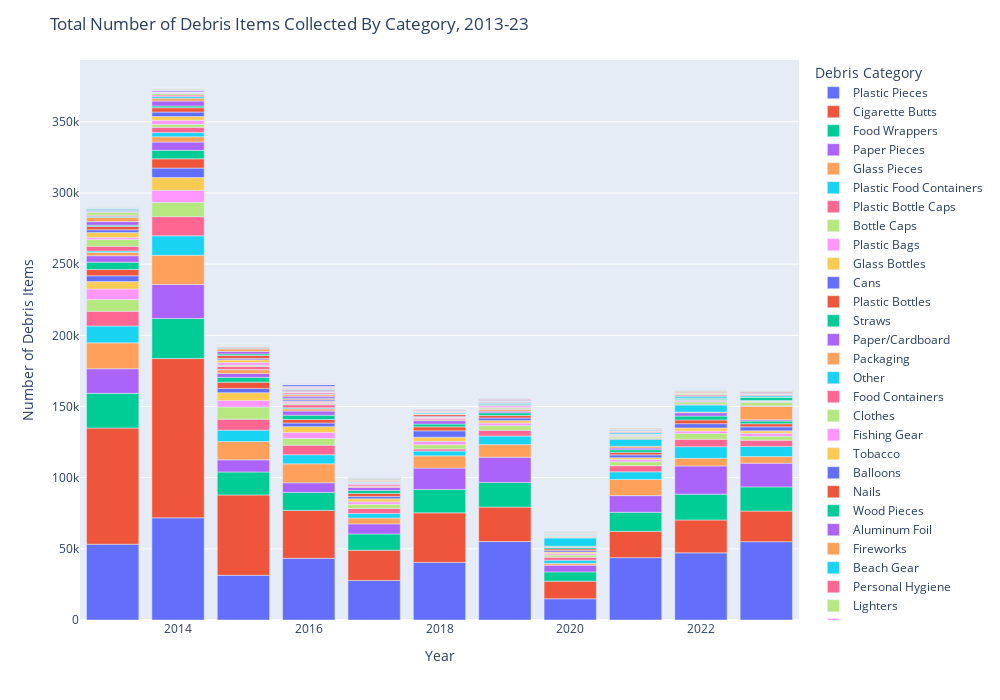

Write notebook code for a chart like this one.
### Markdown cell above
# Longitudinal Evaluation of Cleanup Items

Here we'll look at the number of items cleaned up by year from 2013-2023. First, let's just look at bar plots of items collected over the years and number of volunteers over the years.
In order to do that, we'll need to group the data by year. We'll also add a column for total number of volunteers, which was defined at number of adults * 0.5 * number of youths.

## Total Number of Items by Debris Category

### Code cell
# Bar plot of all trash items over the years
fig = graph_maker.annual_total_bar()
fig.show()

### Figure 1 — Plotly figure (JSON) as saved in the notebook; plotly's stock layout.template omitted (floating-point values rounded to 4 significant figures)
{"data": [{"alignmentgroup": "True", "hovertemplate": "variable=Plastic Pieces<br>index=%{x}<br>value=%{y}<extra></extra>", "legendgroup": "Plastic Pieces", "marker": {"color": "#636efa", "pattern": {"shape": ""}}, "name": "Plastic Pieces", "offsetgroup": "Plastic Pieces", "orientation": "v", "showlegend": true, "textposition": "auto", "type": "bar", "x": [2013, 2014, 2015, 2016, 2017, 2018, 2019, 2020, 2021, 2022, 2023], "xaxis": "x", "y": [53236, 71803, 31440, 43322, 27790.0, 40469, 55116, 14907, 43820, 47164, 55038], "yaxis": "y"}, {"alignmentgroup": "True", "hovertemplate": "variable=Cigarette Butts<br>index=%{x}<br>value=%{y}<extra></extra>", "legendgroup": "Cigarette Butts", "marker": {"color": "#EF553B", "pattern": {"shape": ""}}, "name": "Cigarette Butts", "offsetgroup": "Cigarette Butts", "orientation": "v", "showlegend": true, "textposition": "auto", "type": "bar", "x": [2013, 2014, 2015, 2016, 2017, 2018, 2019, 2020, 2021, 2022, 2023], "xaxis": "x", "y": [81642, 111884, 56423, 33684, 21251, 34815, 24202, 12380, 18464, 23115, 21498], "yaxis": "y"}, {"alignmentgroup": "True", "hovertemplate": "variable=Food Wrappers<br>index=%{x}<br>value=%{y}<extra></extra>", "legendgroup": "Food Wrappers", "marker": {"color": "#00cc96", "pattern": {"shape": ""}}, "name": "Food Wrappers", "offsetgroup": "Food Wrappers", "orientation": "v", "showlegend": true, "textposition": "auto", "type": "bar", "x": [2013, 2014, 2015, 2016, 2017, 2018, 2019, 2020, 2021, 2022, 2023], "xaxis": "x", "y": [24397, 28110, 16142, 12632, 11425, 16437, 17333, 6513, 13373, 18128, 16988], "yaxis": "y"}, {"alignmentgroup": "True", "hovertemplate": "variable=Paper Pieces<br>index=%{x}<br>value=%{y}<extra></extra>", "legendgroup": "Paper Pieces", "marker": {"color": "#ab63fa", "pattern": {"shape": ""}}, "name": "Paper Pieces", "offsetgroup": "Paper Pieces", "orientation": "v", "showlegend": true, "textposition": "auto", "type": "bar", "x": [2013, 2014, 2015, 2016, 2017, 2018, 2019, 2020, 2021, 2022, 2023], "xaxis": "x", "y": [17242, 23901, 8493, 6783, 7043, 15017, 17738, 4727, 11733, 19817, 16650], "yaxis": "y"}, {"alignmentgroup": "True", "hovertemplate": "variable=Glass Pieces<br>index=%{x}<br>value=%{y}<extra></extra>", "legendgroup": "Glass Pieces", "marker": {"color": "#FFA15A", "pattern": {"shape": ""}}, "name": "Glass Pieces", "offsetgroup": "Glass Pieces", "orientation": "v", "showlegend": true, "textposition": "auto", "type": "bar", "x": [2013, 2014, 2015, 2016, 2017, 2018, 2019, 2020, 2021, 2022, 2023], "xaxis": "x", "y": [18196, 20532, 12865, 13290, 4103, 8584, 8823, 1288, 11356, 5369, 4605], "yaxis": "y"}, {"alignmentgroup": "True", "hovertemplate": "variable=Plastic Food Containers<br>index=%{x}<br>value=%{y}<extra></extra>", "legendgroup": "Plastic Food Containers", "marker": {"color": "#19d3f3", "pattern": {"shape": ""}}, "name": "Plastic Food Containers", "offsetgroup": "Plastic Food Containers", "orientation": "v", "showlegend": true, "textposition": "auto", "type": "bar", "x": [2013, 2014, 2015, 2016, 2017, 2018, 2019, 2020, 2021, 2022, 2023], "xaxis": "x", "y": [11813, 13664, 8029, 6402, 3214, 3360, 6040.0, 2221, 5356, 8180, 7121], "yaxis": "y"}, {"alignmentgroup": "True", "hovertemplate": "variable=Plastic Bottle Caps<br>index=%{x}<br>value=%{y}<extra></extra>", "legendgroup": "Plastic Bottle Caps", "marker": {"color": "#FF6692", "pattern": {"shape": ""}}, "name": "Plastic Bottle Caps", "offsetgroup": "Plastic Bottle Caps", "orientation": "v", "showlegend": true, "textposition": "auto", "type": "bar", "x": [2013, 2014, 2015, 2016, 2017, 2018, 2019, 2020, 2021, 2022, 2023], "xaxis": "x", "y": [10424, 13438, 7685, 6716, 3568, 1486, 4003, 2039, 4272, 5222, 4363], "yaxis": "y"}, {"alignmentgroup": "True", "hovertemplate": "variable=Bottle Caps<br>index=%{x}<br>value=%{y}<extra></extra>", "legendgroup": "Bottle Caps", "marker": {"color": "#B6E880", "pattern": {"shape": ""}}, "name": "Bottle Caps", "offsetgroup": "Bottle Caps", "orientation": "v", "showlegend": true, "textposition": "auto", "type": "bar", "x": [2013, 2014, 2015, 2016, 2017, 2018, 2019, 2020, 2021, 2022, 2023], "xaxis": "x", "y": [8151, 10074, 8585, 4737, 2890, 3014, 3327, 1513, 2838, 4083, 2761], "yaxis": "y"}, {"alignmentgroup": "True", "hovertemplate": "variable=Plastic Bags<br>index=%{x}<br>value=%{y}<extra></extra>", "legendgroup": "Plastic Bags", "marker": {"color": "#FF97FF", "pattern": {"shape": ""}}, "name": "Plastic Bags", "offsetgroup": "Plastic Bags", "orientation": "v", "showlegend": true, "textposition": "auto", "type": "bar", "x": [2013, 2014, 2015, 2016, 2017, 2018, 2019, 2020, 2021, 2022, 2023], "xaxis": "x", "y": [7448, 8479, 4580, 4120, 1773, 2311, 1858, 1102, 1488, 1644, 2146], "yaxis": "y"}, {"alignmentgroup": "True", "hovertemplate": "variable=Glass Bottles<br>index=%{x}<br>value=%{y}<extra></extra>", "legendgroup": "Glass Bottles", "marker": {"color": "#FECB52", "pattern": {"shape": ""}}, "name": "Glass Bottles", "offsetgroup": "Glass Bottles", "orientation": "v", "showlegend": true, "textposition": "auto", "type": "bar", "x": [2013, 2014, 2015, 2016, 2017, 2018, 2019, 2020, 2021, 2022, 2023], "xaxis": "x", "y": [5210, 8923, 5470, 4165, 2142, 2933, 1669, 1010, 1355, 2238, 1715], "yaxis": "y"}, {"alignmentgroup": "True", "hovertemplate": "variable=Cans<br>index=%{x}<br>value=%{y}<extra></extra>", "legendgroup": "Cans", "marker": {"color": "#636efa", "pattern": {"shape": ""}}, "name": "Cans", "offsetgroup": "Cans", "orientation": "v", "showlegend": true, "textposition": "auto", "type": "bar", "x": [2013, 2014, 2015, 2016, 2017, 2018, 2019, 2020, 2021, 2022, 2023], "xaxis": "x", "y": [4064, 6657, 3007, 2549, 1621, 4480, 1802, 1049, 1967, 2970, 2826], "yaxis": "y"}, {"alignmentgroup": "True", "hovertemplate": "variable=Plastic Bottles<br>index=%{x}<br>value=%{y}<extra></extra>", "legendgroup": "Plastic Bottles", "marker": {"color": "#EF553B", "pattern": {"shape": ""}}, "name": "Plastic Bottles", "offsetgroup": "Plastic Bottles", "orientation": "v", "showlegend": true, "textposition": "auto", "type": "bar", "x": [2013, 2014, 2015, 2016, 2017, 2018, 2019, 2020, 2021, 2022, 2023], "xaxis": "x", "y": [4396, 6521, 4369, 2438, 2134.0, 2775, 1727, 1214, 1731, 2612, 2174], "yaxis": "y"}, {"alignmentgroup": "True", "hovertemplate": "variable=Straws<br>index=%{x}<br>value=%{y}<extra></extra>", "legendgroup": "Straws", "marker": {"color": "#00cc96", "pattern": {"shape": ""}}, "name": "Straws", "offsetgroup": "Straws", "orientation": "v", "showlegend": true, "textposition": "auto", "type": "bar", "x": [2013, 2014, 2015, 2016, 2017, 2018, 2019, 2020, 2021, 2022, 2023], "xaxis": "x", "y": [5167, 6001, 3346, 3089, 2043, 1997, 1942, 981, 1851, 2754, 1910], "yaxis": "y"}, {"alignmentgroup": "True", "hovertemplate": "variable=Paper/Cardboard<br>index=%{x}<br>value=%{y}<extra></extra>", "legendgroup": "Paper/Cardboard", "marker": {"color": "#ab63fa", "pattern": {"shape": ""}}, "name": "Paper/Cardboard", "offsetgroup": "Paper/Cardboard", "orientation": "v", "showlegend": true, "textposition": "auto", "type": "bar", "x": [2013, 2014, 2015, 2016, 2017, 2018, 2019, 2020, 2021, 2022, 2023], "xaxis": "x", "y": [4518, 5800, 2788, 2880, 2123, 2337, 1102, 326, 1206, 2300, 853], "yaxis": "y"}, {"alignmentgroup": "True", "hovertemplate": "variable=Packaging<br>index=%{x}<br>value=%{y}<extra></extra>", "legendgroup": "Packaging", "marker": {"color": "#FFA15A", "pattern": {"shape": ""}}, "name": "Packaging", "offsetgroup": "Packaging", "orientation": "v", "showlegend": true, "textposition": "auto", "type": "bar", "x": [2013, 2014, 2015, 2016, 2017, 2018, 2019, 2020, 2021, 2022, 2023], "xaxis": "x", "y": [2297, 3681, 2625, 1521, 880, 727, 1199, 572, 1279, 550, 9523], "yaxis": "y"}, {"alignmentgroup": "True", "hovertemplate": "variable=Other<br>index=%{x}<br>value=%{y}<extra></extra>", "legendgroup": "Other", "marker": {"color": "#19d3f3", "pattern": {"shape": ""}}, "name": "Other", "offsetgroup": "Other", "orientation": "v", "showlegend": true, "textposition": "auto", "type": "bar", "x": [2013, 2014, 2015, 2016, 2017, 2018, 2019, 2020, 2021, 2022, 2023], "xaxis": "x", "y": [998, 2949, 137, 782, 15, 0, 0, 5811, 4941, 4878, 0], "yaxis": "y"}, {"alignmentgroup": "True", "hovertemplate": "variable=Food Containers<br>index=%{x}<br>value=%{y}<extra></extra>", "legendgroup": "Food Containers", "marker": {"color": "#FF6692", "pattern": {"shape": ""}}, "name": "Food Containers", "offsetgroup": "Food Containers", "orientation": "v", "showlegend": true, "textposition": "auto", "type": "bar", "x": [2013, 2014, 2015, 2016, 2017, 2018, 2019, 2020, 2021, 2022, 2023], "xaxis": "x", "y": [3340, 3726, 2083, 2103, 1053, 1072, 477, 399, 462, 552, 345], "yaxis": "y"}, {"alignmentgroup": "True", "hovertemplate": "variable=Clothes<br>index=%{x}<br>value=%{y}<extra></extra>", "legendgroup": "Clothes", "marker": {"color": "#B6E880", "pattern": {"shape": ""}}, "name": "Clothes", "offsetgroup": "Clothes", "orientation": "v", "showlegend": true, "textposition": "auto", "type": "bar", "x": [2013, 2014, 2015, 2016, 2017, 2018, 2019, 2020, 2021, 2022, 2023], "xaxis": "x", "y": [4809, 2069, 944, 777, 6, 0, 1017, 479, 1012, 1672, 2428], "yaxis": "y"}, {"alignmentgroup": "True", "hovertemplate": "variable=Fishing Gear<br>index=%{x}<br>value=%{y}<extra></extra>", "legendgroup": "Fishing Gear", "marker": {"color": "#FF97FF", "pattern": {"shape": ""}}, "name": "Fishing Gear", "offsetgroup": "Fishing Gear", "orientation": "v", "showlegend": true, "textposition": "auto", "type": "bar", "x": [2013, 2014, 2015, 2016, 2017, 2018, 2019, 2020, 2021, 2022, 2023], "xaxis": "x", "y": [1288, 2820, 1827, 1024, 793, 637, 1129, 193, 545, 791, 679], "yaxis": "y"}, {"alignmentgroup": "True", "hovertemplate": "variable=Tobacco<br>index=%{x}<br>value=%{y}<extra></extra>", "legendgroup": "Tobacco", "marker": {"color": "#FECB52", "pattern": {"shape": ""}}, "name": "Tobacco", "offsetgroup": "Tobacco", "orientation": "v", "showlegend": true, "textposition": "auto", "type": "bar", "x": [2013, 2014, 2015, 2016, 2017, 2018, 2019, 2020, 2021, 2022, 2023], "xaxis": "x", "y": [3524, 2675, 1931, 691, 155, 148, 453, 394, 552, 362, 212], "yaxis": "y"}, {"alignmentgroup": "True", "hovertemplate": "variable=Balloons<br>index=%{x}<br>value=%{y}<extra></extra>", "legendgroup": "Balloons", "marker": {"color": "#636efa", "pattern": {"shape": ""}}, "name": "Balloons", "offsetgroup": "Balloons", "orientation": "v", "showlegend": true, "textposition": "auto", "type": "bar", "x": [2013, 2014, 2015, 2016, 2017, 2018, 2019, 2020, 2021, 2022, 2023], "xaxis": "x", "y": [1987, 3151, 956, 947, 347, 558, 368, 162, 427, 446, 433], "yaxis": "y"}, {"alignmentgroup": "True", "hovertemplate": "variable=Nails<br>index=%{x}<br>value=%{y}<extra></extra>", "legendgroup": "Nails", "marker": {"color": "#EF553B", "pattern": {"shape": ""}}, "name": "Nails", "offsetgroup": "Nails", "orientation": "v", "showlegend": true, "textposition": "auto", "type": "bar", "x": [2013, 2014, 2015, 2016, 2017, 2018, 2019, 2020, 2021, 2022, 2023], "xaxis": "x", "y": [2325, 3037, 2081, 621, 111, 1359, 0, 0, 0, 0, 0], "yaxis": "y"}, {"alignmentgroup": "True", "hovertemplate": "variable=Wood Pieces<br>index=%{x}<br>value=%{y}<extra></extra>", "legendgroup": "Wood Pieces", "marker": {"color": "#00cc96", "pattern": {"shape": ""}}, "name": "Wood Pieces", "offsetgroup": "Wood Pieces", "orientation": "v", "showlegend": true, "textposition": "auto", "type": "bar", "x": [2013, 2014, 2015, 2016, 2017, 2018, 2019, 2020, 2021, 2022, 2023], "xaxis": "x", "y": [937.5, 1236, 1133, 571, 27, 0, 799, 227, 547, 1130, 2448], "yaxis": "y"}, {"alignmentgroup": "True", "hovertemplate": "variable=Aluminum Foil<br>index=%{x}<br>value=%{y}<extra></extra>", "legendgroup": "Aluminum Foil", "marker": {"color": "#ab63fa", "pattern": {"shape": ""}}, "name": "Aluminum Foil", "offsetgroup": "Aluminum Foil", "orientation": "v", "showlegend": true, "textposition": "auto", "type": "bar", "x": [2013, 2014, 2015, 2016, 2017, 2018, 2019, 2020, 2021, 2022, 2023], "xaxis": "x", "y": [2478, 3453, 1697, 1386, 0, 35, 0, 0, 0, 0, 0], "yaxis": "y"}, {"alignmentgroup": "True", "hovertemplate": "variable=Fireworks<br>index=%{x}<br>value=%{y}<extra></extra>", "legendgroup": "Fireworks", "marker": {"color": "#FFA15A", "pattern": {"shape": ""}}, "name": "Fireworks", "offsetgroup": "Fireworks", "orientation": "v", "showlegend": true, "textposition": "auto", "type": "bar", "x": [2013, 2014, 2015, 2016, 2017, 2018, 2019, 2020, 2021, 2022, 2023], "xaxis": "x", "y": [3018, 2031, 1759, 1051, 152, 151, 55, 1, 42, 51, 2], "yaxis": "y"}, {"alignmentgroup": "True", "hovertemplate": "variable=Beach Gear<br>index=%{x}<br>value=%{y}<extra></extra>", "legendgroup": "Beach Gear", "marker": {"color": "#19d3f3", "pattern": {"shape": ""}}, "name": "Beach Gear", "offsetgroup": "Beach Gear", "orientation": "v", "showlegend": true, "textposition": "auto", "type": "bar", "x": [2013, 2014, 2015, 2016, 2017, 2018, 2019, 2020, 2021, 2022, 2023], "xaxis": "x", "y": [747, 1244, 444, 347, 235, 706, 648, 638, 965, 1194, 918], "yaxis": "y"}, {"alignmentgroup": "True", "hovertemplate": "variable=Personal Hygiene<br>index=%{x}<br>value=%{y}<extra></extra>", "legendgroup": "Personal Hygiene", "marker": {"color": "#FF6692", "pattern": {"shape": ""}}, "name": "Personal Hygiene", "offsetgroup": "Personal Hygiene", "orientation": "v", "showlegend": true, "textposition": "auto", "type": "bar", "x": [2013, 2014, 2015, 2016, 2017, 2018, 2019, 2020, 2021, 2022, 2023], "xaxis": "x", "y": [768, 968, 789, 945, 615.5, 377, 541, 346, 601, 806, 593], "yaxis": "y"}, {"alignmentgroup": "True", "hovertemplate": "variable=Lighters<br>index=%{x}<br>value=%{y}<extra></extra>", "legendgroup": "Lighters", "marker": {"color": "#B6E880", "pattern": {"shape": ""}}, "name": "Lighters", "offsetgroup": "Lighters", "orientation": "v", "showlegend": true, "textposition": "auto", "type": "bar", "x": [2013, 2014, 2015, 2016, 2017, 2018, 2019, 2020, 2021, 2022, 2023], "xaxis": "x", "y": [2033, 1018, 526, 353, 200, 235, 162, 50, 125, 665, 359], "yaxis": "y"}, {"alignmentgroup": "True", "hovertemplate": "variable=Bandaids<br>index=%{x}<br>value=%{y}<extra></extra>", "legendgroup": "Bandaids", "marker": {"color": "#FF97FF", "pattern": {"shape": ""}}, "name": "Bandaids", "offsetgroup": "Bandaids", "orientation": "v", "showlegend": true, "textposition": "auto", "type": "bar", "x": [2013, 2014, 2015, 2016, 2017, 2018, 2019, 2020, 2021, 2022, 2023], "xaxis": "x", "y": [737, 899, 363, 248, 316, 349, 356, 86, 270, 418, 277], "yaxis": "y"}, {"alignmentgroup": "True", "hovertemplate": "variable=Lids<br>index=%{x}<br>value=%{y}<extra></extra>", "legendgroup": "Lids", "marker": {"color": "#FECB52", "pattern": {"shape": ""}}, "name": "Lids", "offsetgroup": "Lids", "orientation": "v", "showlegend": true, "textposition": "auto", "type": "bar", "x": [2013, 2014, 2015, 2016, 2017, 2018, 2019, 2020, 2021, 2022, 2023], "xaxis": "x", "y": [0, 0, 0, 549, 852, 465, 540, 411, 532, 465, 496], "yaxis": "y"}, {"alignmentgroup": "True", "hovertemplate": "variable=Construction Materials<br>index=%{x}<br>value=%{y}<extra></extra>", "legendgroup": "Construction Materials", "marker": {"color": "#636efa", "pattern": {"shape": ""}}, "name": "Construction Materials", "offsetgroup": "Construction Materials", "orientation": "v", "showlegend": true, "textposition": "auto", "type": "bar", "x": [2013, 2014, 2015, 2016, 2017, 2018, 2019, 2020, 2021, 2022, 2023], "xaxis": "x", "y": [722, 172, 0, 742, 241, 461, 554, 166, 456, 276, 386], "yaxis": "y"}, {"alignmentgroup": "True", "hovertemplate": "variable=Utensils<br>index=%{x}<br>value=%{y}<extra></extra>", "legendgroup": "Utensils", "marker": {"color": "#EF553B", "pattern": {"shape": ""}}, "name": "Utensils", "offsetgroup": "Utensils", "orientation": "v", "showlegend": true, "textposition": "auto", "type": "bar", "x": [2013, 2014, 2015, 2016, 2017, 2018, 2019, 2020, 2021, 2022, 2023], "xaxis": "x", "y": [0, 0, 0, 426, 474, 389, 292, 453, 360, 434, 645], "yaxis": "y"}, {"alignmentgroup": "True", "hovertemplate": "variable=Strapping Bands<br>index=%{x}<br>value=%{y}<extra></extra>", "legendgroup": "Strapping Bands", "marker": {"color": "#00cc96", "pattern": {"shape": ""}}, "name": "Strapping Bands", "offsetgroup": "Strapping Bands", "orientation": "v", "showlegend": true, "textposition": "auto", "type": "bar", "x": [2013, 2014, 2015, 2016, 2017, 2018, 2019, 2020, 2021, 2022, 2023], "xaxis": "x", "y": [581, 65, 1, 431, 193, 255, 271, 208, 326, 399, 273], "yaxis": "y"}, {"alignmentgroup": "True", "hovertemplate": "variable=6-Pack Holders<br>index=%{x}<br>value=%{y}<extra></extra>", "legendgroup": "6-Pack Holders", "marker": {"color": "#ab63fa", "pattern": {"shape": ""}}, "name": "6-Pack Holders", "offsetgroup": "6-Pack Holders", "orientation": "v", "showlegend": true, "textposition": "auto", "type": "bar", "x": [2013, 2014, 2015, 2016, 2017, 2018, 2019, 2020, 2021, 2022, 2023], "xaxis": "x", "y": [624, 909, 301, 130, 45, 34, 77, 0, 36, 97, 41], "yaxis": "y"}, {"alignmentgroup": "True", "hovertemplate": "variable=PPE<br>index=%{x}<br>value=%{y}<extra></extra>", "legendgroup": "PPE", "marker": {"color": "#FFA15A", "pattern": {"shape": ""}}, "name": "PPE", "offsetgroup": "PPE", "orientation": "v", "showlegend": true, "textposition": "auto", "type": "bar", "x": [2013, 2014, 2015, 2016, 2017, 2018, 2019, 2020, 2021, 2022, 2023], "xaxis": "x", "y": [0, 0, 0, 0, 0, 0, 0, 720, 718, 630, 186], "yaxis": "y"}, {"alignmentgroup": "True", "hovertemplate": "variable=Batteries<br>index=%{x}<br>value=%{y}<extra></extra>", "legendgroup": "Batteries", "marker": {"color": "#19d3f3", "pattern": {"shape": ""}}, "name": "Batteries", "offsetgroup": "Batteries", "orientation": "v", "showlegend": true, "textposition": "auto", "type": "bar", "x": [2013, 2014, 2015, 2016, 2017, 2018, 2019, 2020, 2021, 2022, 2023], "xaxis": "x", "y": [245, 219, 167, 224, 453, 148, 77, 32, 68, 125, 483], "yaxis": "y"}, {"alignmentgroup": "True", "hovertemplate": "variable=Syringes<br>index=%{x}<br>value=%{y}<extra></extra>", "legendgroup": "Syringes", "marker": {"color": "#FF6692", "pattern": {"shape": ""}}, "name": "Syringes", "offsetgroup": "Syringes", "orientation": "v", "showlegend": true, "textposition": "auto", "type": "bar", "x": [2013, 2014, 2015, 2016, 2017, 2018, 2019, 2020, 2021, 2022, 2023], "xaxis": "x", "y": [140, 164, 215, 376, 136, 242, 156, 44, 101, 202, 283], "yaxis": "y"}, {"alignmentgroup": "True", "hovertemplate": "variable=Footwear<br>index=%{x}<br>value=%{y}<extra></extra>", "legendgroup": "Footwear", "marker": {"color": "#B6E880", "pattern": {"shape": ""}}, "name": "Footwear", "offsetgroup": "Footwear", "orientation": "v", "showlegend": true, "textposition": "auto", "type": "bar", "x": [2013, 2014, 2015, 2016, 2017, 2018, 2019, 2020, 2021, 2022, 2023], "xaxis": "x", "y": [539, 803.5, 321, 296, 1, 0, 0, 0, 0, 16, 30], "yaxis": "y"}, {"alignmentgroup": "True", "hovertemplate": "variable=Cigar Tips<br>index=%{x}<br>value=%{y}<extra></extra>", "legendgroup": "Cigar Tips", "marker": {"color": "#FF97FF", "pattern": {"shape": ""}}, "name": "Cigar Tips", "offsetgroup": "Cigar Tips", "orientation": "v", "showlegend": true, "textposition": "auto", "type": "bar", "x": [2013, 2014, 2015, 2016, 2017, 2018, 2019, 2020, 2021, 2022, 2023], "xaxis": "x", "y": [0, 183, 4, 359, 171, 204, 278, 1, 196, 128, 13], "yaxis": "y"}, {"alignmentgroup": "True", "hovertemplate": "variable=Rope<br>index=%{x}<br>value=%{y}<extra></extra>", "legendgroup": "Rope", "marker": {"color": "#FECB52", "pattern": {"shape": ""}}, "name": "Rope", "offsetgroup": "Rope", "orientation": "v", "showlegend": true, "textposition": "auto", "type": "bar", "x": [2013, 2014, 2015, 2016, 2017, 2018, 2019, 2020, 2021, 2022, 2023], "xaxis": "x", "y": [0, 0, 71, 572, 126, 136, 296, 7, 148, 64, 3], "yaxis": "y"}, {"alignmentgroup": "True", "hovertemplate": "variable=Beverage Bottles<br>index=%{x}<br>value=%{y}<extra></extra>", "legendgroup": "Beverage Bottles", "marker": {"color": "#636efa", "pattern": {"shape": ""}}, "name": "Beverage Bottles", "offsetgroup": "Beverage Bottles", "orientation": "v", "showlegend": true, "textposition": "auto", "type": "bar", "x": [2013, 2014, 2015, 2016, 2017, 2018, 2019, 2020, 2021, 2022, 2023], "xaxis": "x", "y": [0, 0, 0, 1413, 0, 0, 0, 0, 0, 0, 0], "yaxis": "y"}, {"alignmentgroup": "True", "hovertemplate": "variable=Tires<br>index=%{x}<br>value=%{y}<extra></extra>", "legendgroup": "Tires", "marker": {"color": "#EF553B", "pattern": {"shape": ""}}, "name": "Tires", "offsetgroup": "Tires", "orientation": "v", "showlegend": true, "textposition": "auto", "type": "bar", "x": [2013, 2014, 2015, 2016, 2017, 2018, 2019, 2020, 2021, 2022, 2023], "xaxis": "x", "y": [112, 195, 108, 71, 48, 35.25, 37, 21, 19, 27, 11], "yaxis": "y"}, {"alignmentgroup": "True", "hovertemplate": "variable=Bagged Pet Waste<br>index=%{x}<br>value=%{y}<extra></extra>", "legendgroup": "Bagged Pet Waste", "marker": {"color": "#00cc96", "pattern": {"shape": ""}}, "name": "Bagged Pet Waste", "offsetgroup": "Bagged Pet Waste", "orientation": "v", "showlegend": true, "textposition": "auto", "type": "bar", "x": [2013, 2014, 2015, 2016, 2017, 2018, 2019, 2020, 2021, 2022, 2023], "xaxis": "x", "y": [111, 0, 0, 0, 0, 0, 0, 70, 159, 169, 127], "yaxis": "y"}, {"alignmentgroup": "True", "hovertemplate": "variable=Beverage Pouches<br>index=%{x}<br>value=%{y}<extra></extra>", "legendgroup": "Beverage Pouches", "marker": {"color": "#ab63fa", "pattern": {"shape": ""}}, "name": "Beverage Pouches", "offsetgroup": "Beverage Pouches", "orientation": "v", "showlegend": true, "textposition": "auto", "type": "bar", "x": [2013, 2014, 2015, 2016, 2017, 2018, 2019, 2020, 2021, 2022, 2023], "xaxis": "x", "y": [0, 0, 0, 0, 0, 0, 0, 240, 49, 172, 164], "yaxis": "y"}, {"alignmentgroup": "True", "hovertemplate": "variable=Appliances<br>index=%{x}<br>value=%{y}<extra></extra>", "legendgroup": "Appliances", "marker": {"color": "#FFA15A", "pattern": {"shape": ""}}, "name": "Appliances", "offsetgroup": "Appliances", "orientation": "v", "showlegend": true, "textposition": "auto", "type": "bar", "x": [2013, 2014, 2015, 2016, 2017, 2018, 2019, 2020, 2021, 2022, 2023], "xaxis": "x", "y": [147, 127, 46, 64, 42, 18, 23, 0, 22, 5, 70], "yaxis": "y"}, {"alignmentgroup": "True", "hovertemplate": "variable=E-Waste<br>index=%{x}<br>value=%{y}<extra></extra>", "legendgroup": "E-Waste", "marker": {"color": "#19d3f3", "pattern": {"shape": ""}}, "name": "E-Waste", "offsetgroup": "E-Waste", "orientation": "v", "showlegend": true, "textposition": "auto", "type": "bar", "x": [2013, 2014, 2015, 2016, 2017, 2018, 2019, 2020, 2021, 2022, 2023], "xaxis": "x", "y": [0, 0, 0, 0, 0, 0, 0, 38, 124, 73, 112], "yaxis": "y"}, {"alignmentgroup": "True", "hovertemplate": "variable=Car Parts<br>index=%{x}<br>value=%{y}<extra></extra>", "legendgroup": "Car Parts", "marker": {"color": "#FF6692", "pattern": {"shape": ""}}, "name": "Car Parts", "offsetgroup": "Car Parts", "orientation": "v", "showlegend": true, "textposition": "auto", "type": "bar", "x": [2013, 2014, 2015, 2016, 2017, 2018, 2019, 2020, 2021, 2022, 2023], "xaxis": "x", "y": [31, 101, 52, 76, 0, 0, 0, 0, 0, 0, 0], "yaxis": "y"}, {"alignmentgroup": "True", "hovertemplate": "variable=Bikes<br>index=%{x}<br>value=%{y}<extra></extra>", "legendgroup": "Bikes", "marker": {"color": "#B6E880", "pattern": {"shape": ""}}, "name": "Bikes", "offsetgroup": "Bikes", "orientation": "v", "showlegend": true, "textposition": "auto", "type": "bar", "x": [2013, 2014, 2015, 2016, 2017, 2018, 2019, 2020, 2021, 2022, 2023], "xaxis": "x", "y": [62, 70, 18, 49, 0, 0, 0, 0, 0, 0, 0], "yaxis": "y"}], "layout": {"autosize": false, "barmode": "relative", "height": 700, "legend": {"title": {"text": "Debris Category"}, "tracegroupgap": 0}, "margin": {"t": 60}, "title": {"text": "Total Number of Debris Items Collected By Category, 2013-23"}, "width": 1000, "xaxis": {"anchor": "y", "autorange": true, "domain": [0, 1], "range": [2012.0, 2024.0], "title": {"text": "Year"}, "type": "linear"}, "yaxis": {"anchor": "x", "autorange": true, "domain": [0, 1], "range": [0, 393400.0], "title": {"text": "Number of Debris Items"}, "type": "linear"}}}
